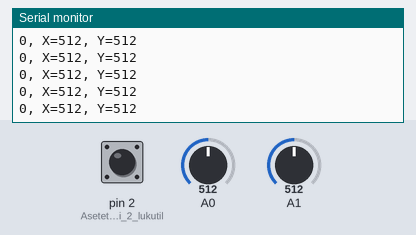
Simulated run of this sketch. Board: Arduino Uno, built with avr-gcc and run on an emulated ATmega328P. Parts: the last lines printed to the serial monitor. The test bench sets the inputs (shaded band); at power-on: A0 = 512, A1 = 512, pin 2 (Asetetaan_pinni_2_lukutil) LOW.

Above: at 1.2 s.
1.3 s: A0 set to 716
At 1.31 s:
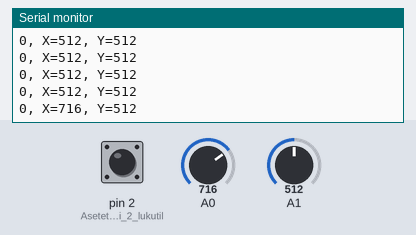
2.8 s: A1 set to 716
At 2.82 s:
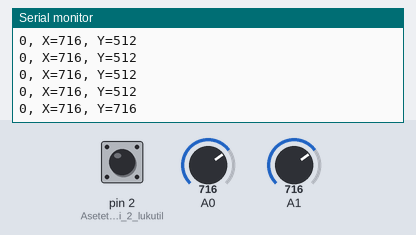
4.3 s: pin 2 (Asetetaan_pinni_2_lukutil) pulled HIGH for 0.15 s
At 4.44 s:
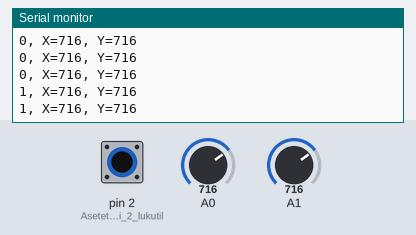
5.9 s: A0 set to 900
At 5.95 s:
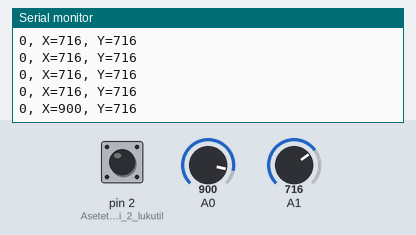
7.4 s: A1 set to 0
At 7.46 s:
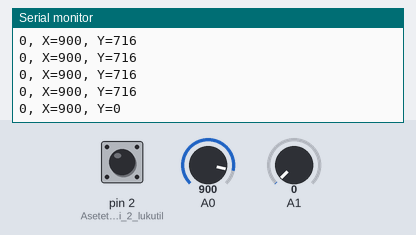
10.4 s: pin 2 (Asetetaan_pinni_2_lukutil) pulled HIGH for 1 s
At 10.48 s:
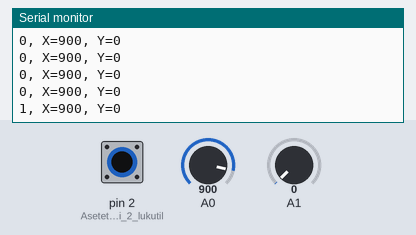
Timing chart, 0 to 13.4 s (numbered marks = the images above; inputs shaded):
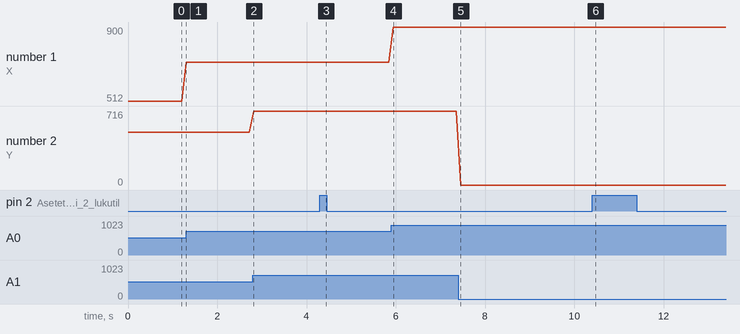

Measured:
- after the input at 1.3 s, the serial monitor: prints a new line at once (image 1)
- after the input at 2.8 s, the serial monitor: prints a new line at once (image 2)
- after the input at 4.3 s, the serial monitor: prints a new line at once (image 3)
- after the input at 5.9 s, the serial monitor: prints a new line at once (image 4)
- after the input at 7.4 s, the serial monitor: prints a new line after 0.05 s (image 5)
- after the input at 10.4 s, the serial monitor: prints a new line after 0.07 s (image 6)
- plotted number 1: 512 → 716 after the input at 1.3 s, 716 → 900 after the input at 5.9 s

The sketch:

joystick.ino
```cpp
// Luodaan tarvittavat muuttujat
short x; // Joystickin x- ja y-koordinaatit
short y;
bool c; // Kertoo, onko joystickin nappi painettu

void setup() {
  pinMode(2, INPUT); // Asetetaan pinni 2 lukutilaan
  Serial.begin(9600); // Käynnistetään sarjaliikennne tietokoneen kanssa
}

void loop() {
  // Luetaan joystickin arvot ja sijoitetaan ne muuttujiin
  c = digitalRead(2);
  x = analogRead(A0);
  y = analogRead(A1);

  // Lähetetään luetut arvot tietokoneelle sarjaliikenteellä
  Serial.println(String(c) + ", X=" + String(x) + ", Y=" + String(y));
  delay(100); // Odotetaan 100ms
}
```
